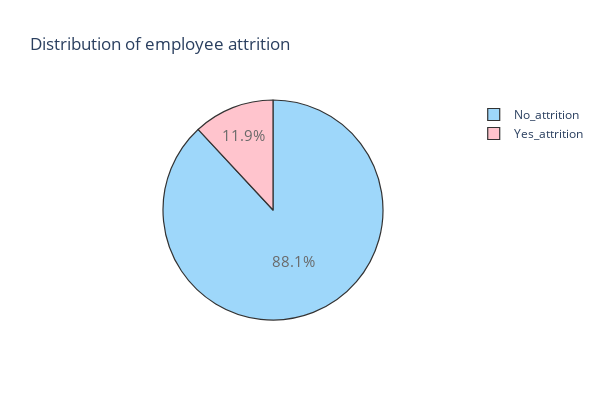

Notebook code for this chart:
### Code cell
# Percentage:
trace = go.Pie(labels = ['No_attrition', 'Yes_attrition'], values = data['Attrition'].value_counts(), 
               textfont=dict(size=15), opacity = 0.8,
               marker=dict(colors=['lightskyblue','lightpink'], 
                           line=dict(color='#000000', width=1.2)))

layout = dict(title =  'Distribution of employee attrition', width=600,  height=400)
           
fig = dict(data = [trace], layout=layout)
py.iplot(fig)

### Figure 1 — Plotly figure (JSON) as saved in the notebook; plotly's stock layout.template omitted (floating-point values rounded to 4 significant figures)
{"data": [{"labels": ["No_attrition", "Yes_attrition"], "marker": {"colors": ["lightskyblue", "lightpink"], "line": {"color": "#000000", "width": 1.2}}, "opacity": 0.8, "textfont": {"size": 15}, "type": "pie", "values": [1477, 200]}], "layout": {"height": 400, "title": {"text": "Distribution of employee attrition"}, "width": 600}}
